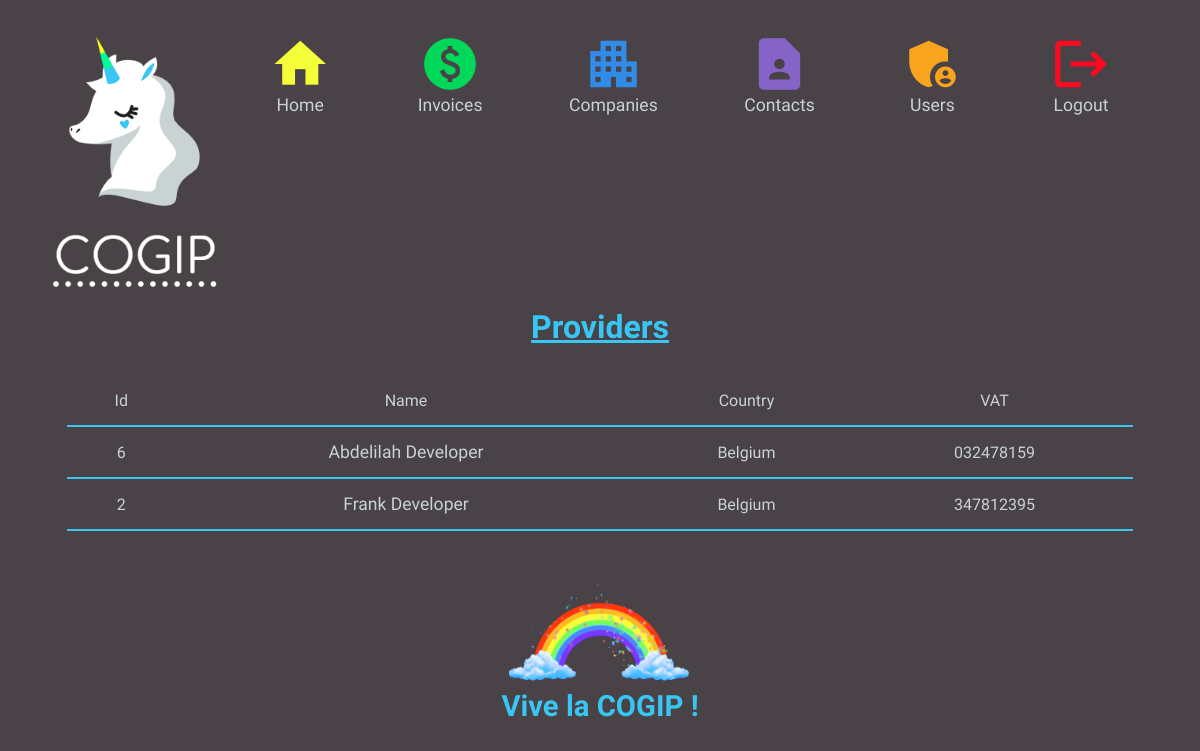
Page /providers (signed in) on the committed database.
### tables this page shows
CREATE TABLE IF NOT EXISTS `company` (
                                           `id` int(11) UNSIGNED NOT NULL,
                                           `name` varchar(45) NOT NULL,
                                           `country` varchar(45) NOT NULL,
                                           `vat` varchar(45) NOT NULL,
                                           `type_id` int(11) NOT NULL
);

### controllers/controller.php (called while the page is built, shortened)
<?php
	class Controller
	{
		public function providersPage()
		{
			$providersModel = new ProvidersModel();
			$providersView = $providersModel->getProviders();
			include_once "views/providersView.php";
		}
	}

### src/Router/Route.php (called while the page is built, shortened)
<?php
	class Route
	{
		private $path;
		private $callable;
		private $matches = [];
		public function __construct($path, $callable) {
			$this->path = trim($path, '/');
			$this->callable = $callable;
		}
		public function match($url){
			$url = trim($url, '/');
			$path = preg_replace_callback('#:([\w]+)#', [$this, 'paramMatch'], $this->path);
			$regex = "#^$path$#i";
			if(!preg_match($regex, $url, $matches)) {
				return false;
			}
			array_shift($matches);
			$this->matches = $matches;
			return true;
		}
		public function call() {
			if(is_string($this->callable)) {
				$params = explode('#', $this->callable);
				$controller = new $controller();
				return call_user_func_array([$controller, $params[1]], $this->matches);
			} else {
				return call_user_func_array($this->callable, $this->matches);
			}
		}
	}

### src/Router/Router.php (called while the page is built, shortened)
<?php
	require_once 'Route.php';
	class Router
	{
		private $url;
		private $routes = [];
		public function __construct($url) {
			$this->url = $url;
		}
		private function add($path, $callable, $name, $method) {
			$route = new Route($path, $callable);
			$this->routes[$method][] = $route;
			return $route;
		}
		public function run() {
			foreach ($this->routes[$_SERVER['REQUEST_METHOD']] as $route) {
				if($route->match($this->url)) {
					return $route->call();
				}
			}
			throw new RouterException('No matching routes');
		}
	}

### index.php (called while the page is built)
<?php
	require_once 'src/Router/Router.php';
	require_once "controllers/controller.php";
	$router = new Router($_GET['url']);
	$router->get('/', "Controller#dashboard");
	$router->get('/dashboard', "Controller#dashboard");
	$router->get('/logout', "Controller#logout");
	$router->get('/create-person', "Controller#addNewPerson");
	$router->post('/create-person', "Controller#addNewPerson");
	$router->get('/create-invoice', "Controller#addNewInvoice");
	$router->post('/create-invoice', "Controller#addNewInvoice");
	$router->get('/create-company', "Controller#addNewCompany");
	$router->post('/create-company', "Controller#addNewCompany");
	$router->get('/edit_company/:id', "Controller#editCompany")->with('id', '[0-9]+');
	$router->post('/edit_company/:id', "Controller#editCompany")->with('id', '[0-9]+');
	$router->get('/delete_company/:id', "Controller#deleteCompany")->with('id', '[0-9]+');
	$router->post('/delete_company/:id', "Controller#deleteCompany")->with('id', '[0-9]+');
	$router->get('/edit_contact/:id', "Controller#editContact")->with('id', '[0-9]+');
	$router->post('/edit_contact/:id', "Controller#editContact")->with('id', '[0-9]+');
	$router->get('/delete_contact/:id', "Controller#deleteContact")->with('id', '[0-9]+');
	$router->post('/delete_contact/:id', "Controller#deleteContact")->with('id', '[0-9]+');
	$router->get('/companies', "Controller#companyPage");
	$router->get('/companyDetail/:id', "Controller#companyDetailPage")->with('id', '[0-9]+');
	$router->get('/clients', "Controller#clientsPage");
	$router->get('/clientsDetail/:id', "Controller#clientsDetailPage")->with('id', '[0-9]+');
	$router->get('/providers', "Controller#providersPage");
	$router->get('/providersDetail/:id', "Controller#providersDetailPage")->with('id', '[0-9]+');
	$router->get('/people', "Controller#peoplePage");
	$router->get('/peopleDetail/:id', "Controller#peopleDetailPage")->with('id', '[0-9]+');
    $router->get('/login', function() { $controller = new Controller(); $controller->login(); });
    $router->post('/login', function() { include_once "models/Auth/login.php"; });
    $router->get('/users', function() { $controller = new Controller(); $controller->users(); });
    $router->get('/newUser', function() { $controller = new Controller(); $controller->newUser(); });
    $router->post('/newUser', function() { $controller = new Controller(); $controller->newUser(); });
    $router->get('/confirmDelete', function() { $controller = new Controller(); $controller->confirmDeleteUser(); });
    $router->get('/deleteUser', function() { $controller = new Controller(); $controller->deleteUser(); });
    $router->get('/updateUser', function() { $controller = new Controller(); $controller->updateUser(); });
    $router->post('/updateUser', function() { $controller = new Controller(); $controller->updateUser(); });
    $router->get('/invoice', function() { $controller = new Controller(); $controller->invoicesList(); });
    $router->get('/editInvoice', function() { $controller = new Controller(); $controller->editInvoice(); });
    $router->post('/editInvoice', function() { $controller = new Controller(); $controller->editInvoice(); });
    $router->get('/confirmDeleteInvoice', function() { $controller = new Controller(); $controller->confirmDeleteInvoice(); });
    $router->get('/deleteInvoice', function() { $controller = new Controller(); $controller->deleteInvoice(); });
	try {
		$router->run();
	} catch (RouterException $e) {
	    echo $e->getMessage();
	}

### src/Config/Database.php (called while the page is built)
<?php
	class Database
	{
		private $host = 'localhost';
		private $dbname = 'accounting_cogip';
		private $login = 'root';
		private $password = 'root';
		function connect() {
			try {
				$dsn = "mysql:host={$this->host};dbname={$this->dbname};charset=utf8";
				$login = $this->login;
				$password = $this->password;
				$db = new PDO($dsn, $login, $password);
				$db->setAttribute(PDO::ATTR_ERRMODE, PDO::ERRMODE_EXCEPTION);
			}
			catch(Exception $e) {
				die("Error : " . $e->getMessage());
			}
			finally {
				return ($db);
			}
		}
	}

### models/ProvidersModel.php (called while the page is built, shortened)
<?php
include_once "src/Config/Database.php";
	class ProvidersModel
	{
		protected $pdo;
        protected $providers;
		public function __construct() {
			$this->db = new Database();
			$this->pdo = $this->db->connect();
		}
        private function selectProviders(){
            $sql = "SELECT * FROM company WHERE type_id = 2 ORDER BY name ASC" ;
            $stmt = $this->pdo->prepare($sql);
			$stmt->execute();
			$providers = $stmt->fetchAll();
            $this->providers = $providers;
        }
		public function getProviders()
		{
            $this->selectProviders();
            return $this->providers;
		}
	}

### views/providersView.php (the view)
<?php require 'views/parts/header.php';?>
<h1> Providers </h1>
<table>
    <tr>
        <td>Id</td>
        <td>Name</td>
        <td>Country</td>
        <td>VAT</td>
    </tr>
    <?php
        include_once "models/ProvidersModel.php";
        require_once "controllers/controller.php";
        foreach($providersView as $provider) {
            echo "<tr>"
                ."<td>" .$provider["id"] ."</td>"
                ."<td><a href='providersDetail/" .$provider["id"]."'>" .$provider["name"] ."</a></td>"
                ."<td>" .$provider["country"] ."</td>"
                ."<td>" .$provider["vat"] ."</td>"
                ."</td></tr>";
        }
    ?>
</table>
<?php require 'views/parts/footer.php';?>

### assets/css/style.css (style rules this page uses)
h1,h2 { color: #38c6f4 ; font-family: 'Dosis', sans-serif; text-decoration-line: underline; text-align: center; text-decoration: underline; margin-bottom: 30px; margin-top: 20px; }
html, body { padding-bottom: 1rem; font-family: 'Dosis', sans-serif !important; background-color: #494247 !important; }
a:link, a:hover, a:visited { text-decoration: none; font-size: 110%; display: inline-flex; color: #c9d3d3 ; }
table { border-collapse: collapse; border-spacing: 0; text-align: center; margin: auto; width: 90%; }
table, td, th { color:#c9d3d3 ; }
td,th { padding: 15px; border-bottom: 2px solid #38c6f4; text-align: center; color: #c9d3d3 ; }

### rows in the picture
company: id "6", name "Abdelilah Developer", country "Belgium", vat "032478159"
company: id "2", name "Frank Developer", country "Belgium", vat "347812395"
